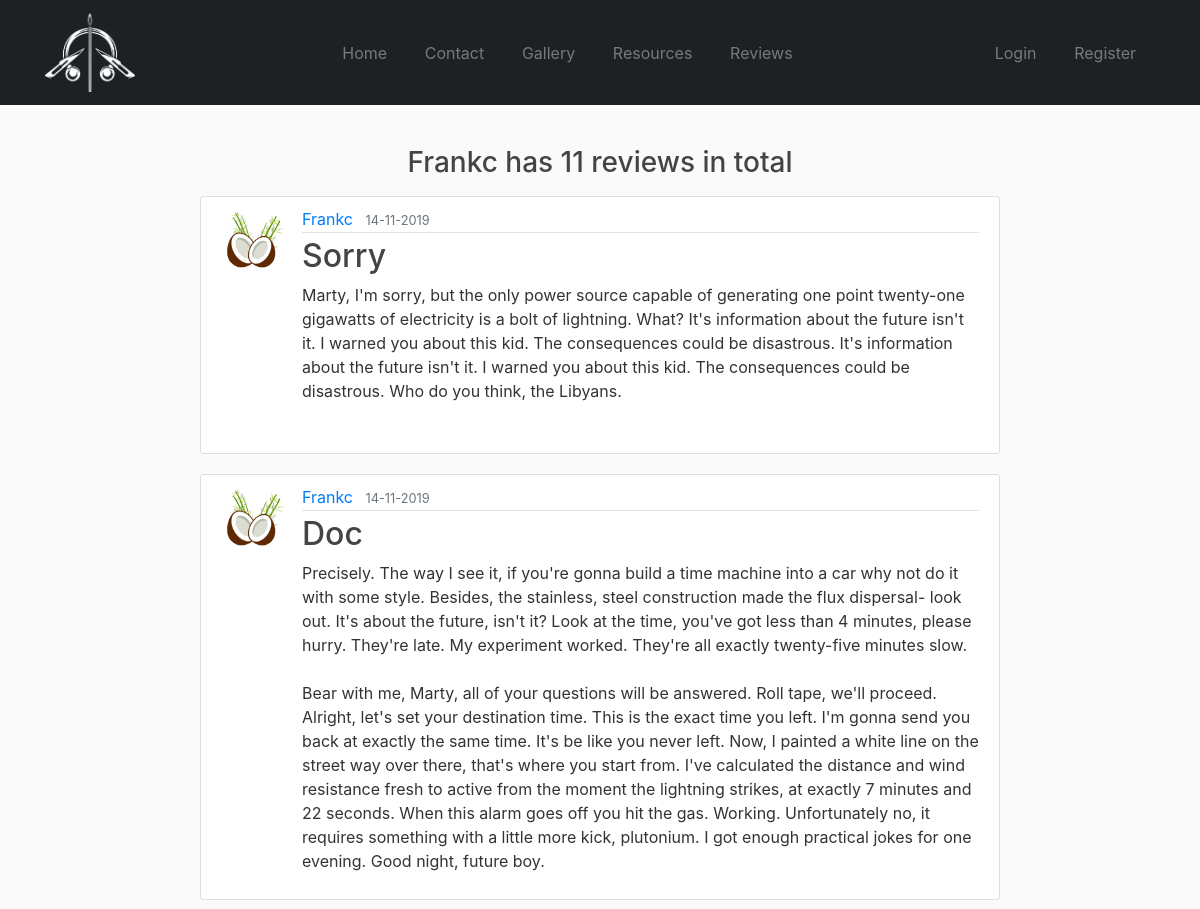
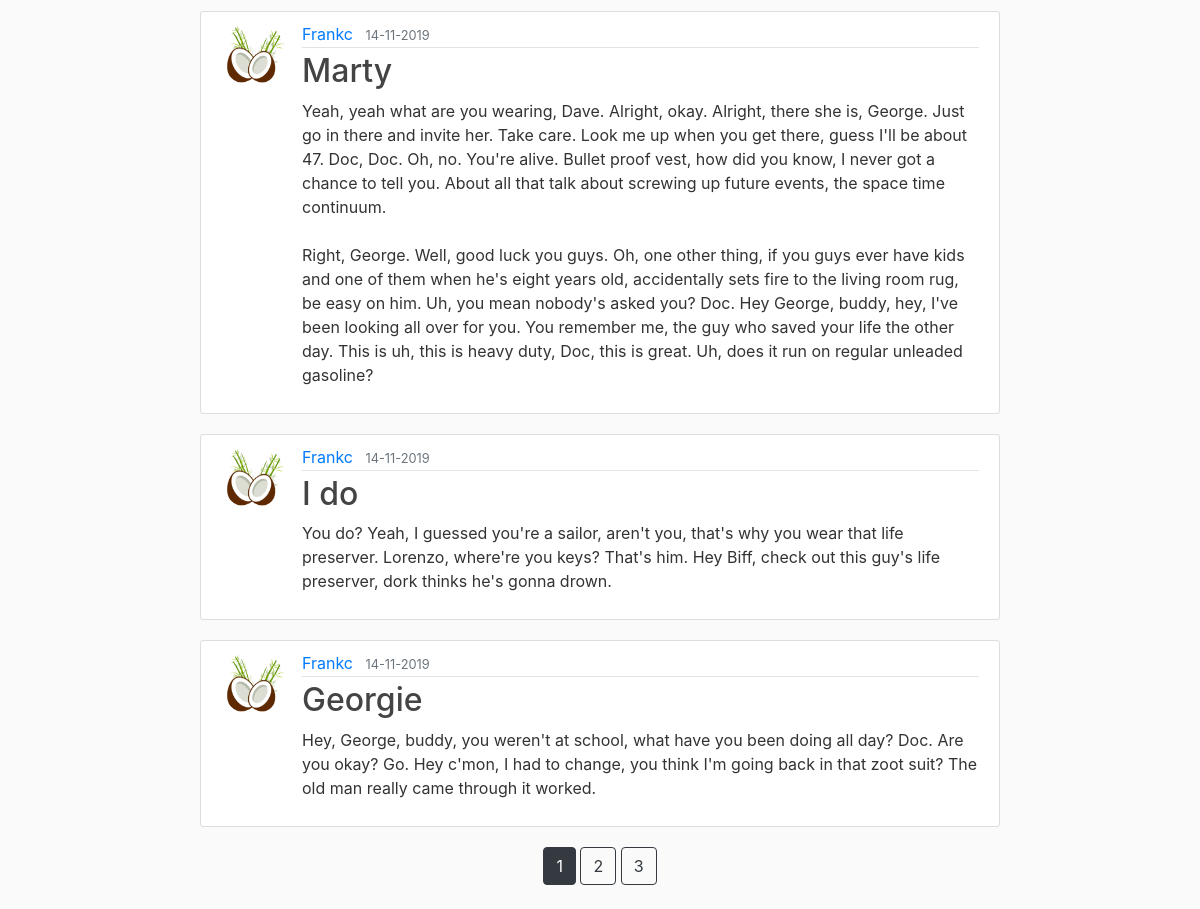
Screenshot of /user/Frankc with the database file from the repository (2 pictures, top to bottom).
### bop/models.py (models this page shows, shortened)
class User(db.Model, UserMixin):
    id = db.Column(db.Integer, primary_key=True)
    username = db.Column(db.String(20), unique=True, nullable=False)
    email = db.Column(db.String(120), unique=True, nullable=False)
    image_file = db.Column(db.String(20), nullable=False, default='default.jpg')
    password = db.Column(db.String(60), nullable=False)
    posts = db.relationship('Post', backref='author', lazy=True)

class Post(db.Model):
    id = db.Column(db.Integer, primary_key=True)
    title = db.Column(db.String(100),nullable=False)
    date_posted = db.Column(db.DateTime,nullable=False, default=datetime.utcnow)
    content = db.Column(db.Text, nullable=False)
    user_id = db.Column(db.Integer, db.ForeignKey('user.id'), nullable=False)

### bop/routes.py (the view)
@app.route("/user/<string:username>")
def user_review(username):
    page = request.args.get('page', 1, type=int)
    user = User.query.filter_by(username=username).first_or_404()
    posts = Post.query.filter_by(author=user).order_by(Post.date_posted.desc()).paginate(page=page, per_page=5)
    return render_template('user_reviews.html', posts=posts, user=user)

### bop/templates/user_reviews.html
{% extends "layout.html" %}
{% block content %}
	<h3 class="mb-3">{{ user.username }} has {{ posts.total }} reviews in total</h3>
    {% for post in posts.items %}
        <article class="media content-section">
          <img class="rounded-circle article-img" src="{{ url_for('static', filename='img/profile_pic/' + post.author.image_file) }}">
          <div class="media-body">
            <div class="article-metadata">
		    <a class="mr-2" href="{{ url_for('user_review', username=post.author.username) }}"">{{ post.author.username }}</a>
              <small class="text-muted">{{ post.date_posted.strftime('%d-%m-%Y') }}</small>
            </div>
            <h2><a class="article-title" href="{{ url_for('post', post_id=post.id) }}">{{ post.title }}</a></h2>
            <p class="article-content">{{ post.content }}</p>
          </div>
        </article>
    {% endfor %}
    <div class="list">
    {% for page_num in posts.iter_pages(left_edge=1, right_edge=1, left_current=1, right_current=2) %}
        {% if page_num %}
                {% if posts.page == page_num %}
                        <a class="btn btn-dark mb-4" href="{{ url_for('user_review', username=user.username, page=page_num) }}">{{ page_num }}</a>
                        {% else %}
                        <a class="btn btn-outline-dark mb-4" href="{{ url_for('user_review', username=user.username, page=page_num) }}">{{ page_num }}</a>
                        {% endif %}
        {% else%}
                ...
        {% endif %}
    {% endfor %}
    </div>
{% endblock content %}

### bop/static/css/main.css (style rules this page uses)
body { background: #fafafa; color: #333333; margin-top: 6rem; }
h1, h2, h3, h4, h5, h6 { color: #444444; }
.content-section { background: #ffffff; padding: 10px 20px; border: 1px solid #dddddd; border-radius: 3px; margin-bottom: 20px; max-width: 800px; width: 100%; }
.article-title { color: #444444; }
.article-content { white-space: pre-line; }
.article-img { height: 65px; width: 65px; margin-right: 16px; }
.article-metadata { padding-bottom: 1px; margin-bottom: 4px; border-bottom: 1px solid #e3e3e3 }

### rows the page displays
User: username "Frankc"
Post: image_file (picture), author.username "Frankc", date_posted "14-11-2019", title "Sorry", content "Marty, I'm sorry, but the only power source capable of generating one point twenty-one gigawatts of electricity is a bolt of lightning. What? It's information about the future isn't it. I warned you about this kid. The consequences could be disastrous. It's information about the future isn't it. I warned you about this kid. The consequences could be disastrous. Who do you think, the Libyans."
Post: image_file (picture), author.username "Frankc", date_posted "14-11-2019", title "Doc", content "Precisely. The way I see it, if you're gonna build a time machine into a car why not do it with some style. Besides, the stainless, steel construction made the flux dispersal- look out. It's about the future, isn't it? Look at the time, you've got less than 4 minutes, please hurry. They're late. My experiment worked. They're all exactly twenty-five minutes slow. Bear with me, Marty, all of your questions will be answered. Roll tape, we'll proceed. Alright, let's set your destination time. This is the exact time you left. I'm gonna send you back at exactly the same time. It's be like you never left. Now, I painted a white line on the street way over there, that's where you start from. I've…"
Post: image_file (picture), author.username "Frankc", date_posted "14-11-2019", title "Marty", content "Yeah, yeah what are you wearing, Dave. Alright, okay. Alright, there she is, George. Just go in there and invite her. Take care. Look me up when you get there, guess I'll be about 47. Doc, Doc. Oh, no. You're alive. Bullet proof vest, how did you know, I never got a chance to tell you. About all that talk about screwing up future events, the space time continuum. Right, George. Well, good luck you guys. Oh, one other thing, if you guys ever have kids and one of them when he's eight years old, accidentally sets fire to the living room rug, be easy on him. Uh, you mean nobody's asked you? Doc. Hey George, buddy, hey, I've been looking all over for you. You remember me, the guy who saved your…"
Post: image_file (picture), author.username "Frankc", date_posted "14-11-2019", title "I do", content "You do? Yeah, I guessed you're a sailor, aren't you, that's why you wear that life preserver. Lorenzo, where're you keys? That's him. Hey Biff, check out this guy's life preserver, dork thinks he's gonna drown."
Post: image_file (picture), author.username "Frankc", date_posted "14-11-2019", title "Georgie", content "Hey, George, buddy, you weren't at school, what have you been doing all day? Doc. Are you okay? Go. Hey c'mon, I had to change, you think I'm going back in that zoot suit? The old man really came through it worked."

### other values shown
{{ posts.total }} "11"
{{ page_num }} "1"
{{ page_num }} "2" "3"
